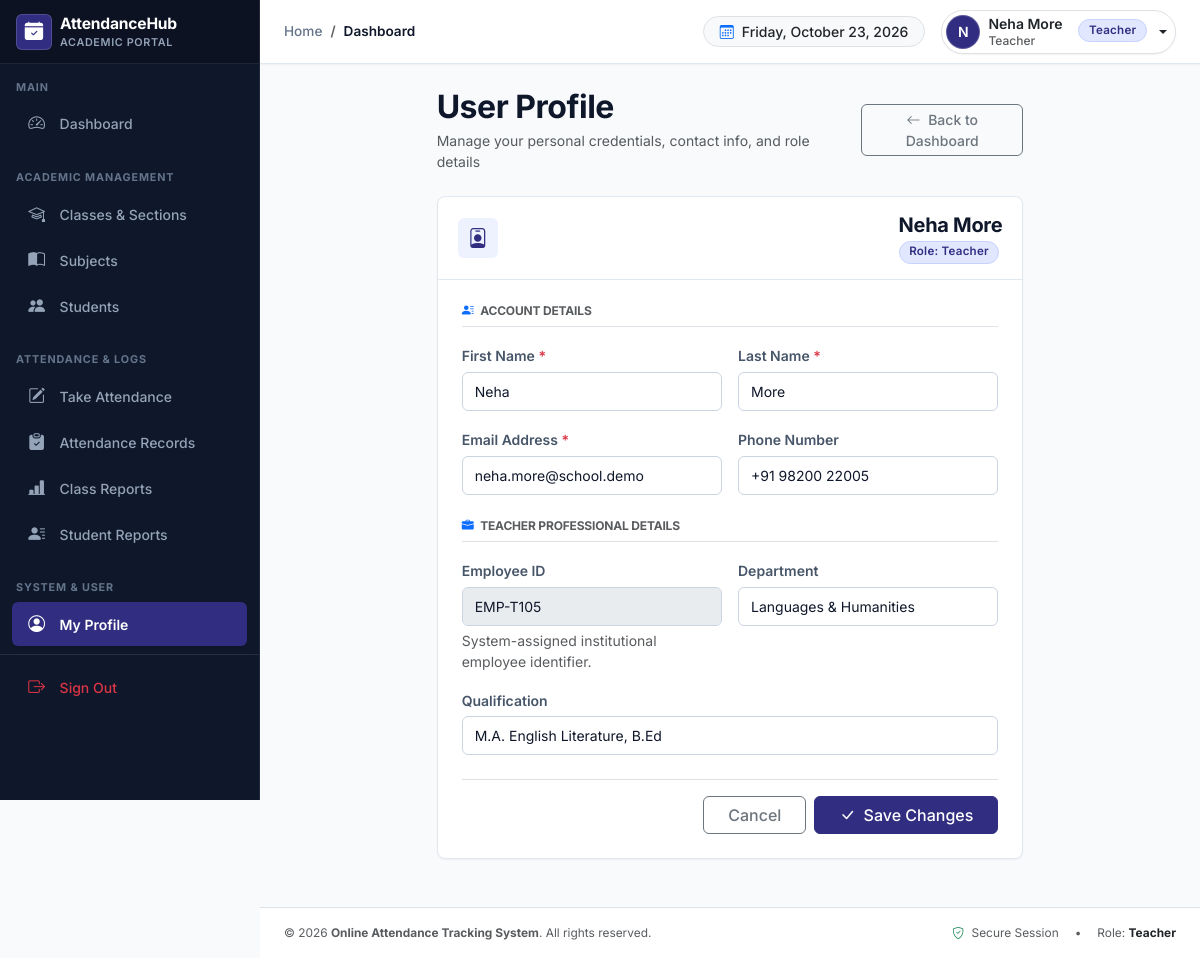
Screenshot of /accounts/profile/ (signed in) with the database file from the repository.
### accounts/models.py (models this page shows, shortened)
class User(AbstractUser):
    class Role(models.TextChoices):
        ADMIN = 'ADMIN', 'Administrator'
        TEACHER = 'TEACHER', 'Teacher'
    ROLE_GROUP_MAPPING = {
        Role.ADMIN: 'Administrator',
        Role.TEACHER: 'Teacher',
    }
    role = models.CharField(
        max_length=20,
        choices=Role.choices,
        default=Role.ADMIN,
        help_text='Designates the role of this user within the attendance tracking system.'
    )
    phone_number = models.CharField(max_length=20, blank=True, null=True)
    profile_picture = models.ImageField(upload_to='profiles/', blank=True, null=True)
    @property
    def is_administrator(self):
        return self.role == self.Role.ADMIN or self.is_superuser
    @property
    def is_teacher_user(self):
        return self.role == self.Role.TEACHER
    def can_view_reports(self):
        return self.is_administrator or self.is_teacher_user or self.has_perm('attendance.can_view_reports')

class TeacherProfile(models.Model):
    user = models.OneToOneField(
        User,
        on_delete=models.CASCADE,
        related_name='teacher_profile'
    )
    employee_id = models.CharField(max_length=50, unique=True, db_index=True)
    qualification = models.CharField(max_length=120, blank=True)
    department = models.CharField(max_length=100, blank=True)
    date_of_joining = models.DateField(blank=True, null=True)
    class Meta:
        verbose_name = 'Teacher Profile'
        verbose_name_plural = 'Teacher Profiles'

### accounts/views.py (the view)
# urls.py: path('profile/', views.profile_view, name='profile'),
@login_required
def profile_view(request):
    user = request.user
    teacher_profile = None
    if user.is_teacher_user:
        teacher_profile, _ = TeacherProfile.objects.get_or_create(
            user=user,
            defaults={'employee_id': f"EMP-{user.id:04d}"}
        )
    if request.method == 'POST':
        user_form = UserProfileForm(request.POST, request.FILES, instance=user)
        teacher_form = TeacherProfileForm(request.POST, instance=teacher_profile) if teacher_profile else None
        if user_form.is_valid() and (teacher_form is None or teacher_form.is_valid()):
            user_form.save()
            if teacher_form:
                teacher_form.save()
            messages.success(request, "Your profile has been updated successfully.")
            return redirect('accounts:profile')
    else:
        user_form = UserProfileForm(instance=user)
        teacher_form = TeacherProfileForm(instance=teacher_profile) if teacher_profile else None
    context = {
        'user_form': user_form,
        'teacher_form': teacher_form,
        'teacher_profile': teacher_profile,
    }
    return render(request, 'accounts/profile.html', context)

### accounts/forms.py
class UserProfileForm(forms.ModelForm):
    class Meta:
        model = User
        fields = ['first_name', 'last_name', 'email', 'phone_number', 'profile_picture']
        widgets = {
            'first_name': forms.TextInput(attrs={'class': 'form-control'}),
            'last_name': forms.TextInput(attrs={'class': 'form-control'}),
            'email': forms.EmailInput(attrs={'class': 'form-control'}),
            'phone_number': forms.TextInput(attrs={'class': 'form-control'}),
            'profile_picture': forms.FileInput(attrs={'class': 'form-control'}),
        }

class TeacherProfileForm(forms.ModelForm):
    class Meta:
        model = TeacherProfile
        fields = ['department', 'qualification']
        widgets = {
            'department': forms.TextInput(attrs={'class': 'form-control'}),
            'qualification': forms.TextInput(attrs={'class': 'form-control'}),
        }

### templates/accounts/profile.html (shortened to what this page needs)
{% extends 'base.html' %}
{% block content %}
<div class="row justify-content-center">
    <div class="col-lg-8">
        <div class="d-flex flex-column flex-sm-row align-items-sm-center justify-content-between gap-3 mb-4">
            <div>
                <h2 class="fw-bold mb-1">User Profile</h2>
                <p class="text-muted small mb-0">Manage your personal credentials, contact info, and role details</p>
            </div>
            <a href="{% url 'dashboard:index' %}" class="btn btn-outline-secondary btn-sm shadow-xs align-self-start align-self-sm-auto">
                <i class="bi bi-arrow-left me-1" aria-hidden="true"></i> Back to Dashboard
            </a>
        </div>
        <div class="card card-modern mb-4">
            <div class="card-modern-header d-flex flex-wrap align-items-center gap-3">
                <div class="stat-icon primary" aria-hidden="true">
                    <i class="bi bi-person-badge"></i>
                </div>
                <div>
                    <h5 class="mb-0 fw-bold">{{ user.get_full_name|default:user.username }}</h5>
                    <span class="badge badge-role {% if user.is_administrator %}admin{% else %}teacher{% endif %} mt-1">
                        Role: {{ user.get_role_display }}
                    </span>
                </div>
            </div>
            <div class="card-body p-3 p-md-4">
                <form method="post" enctype="multipart/form-data" novalidate>
                    <h6 class="text-uppercase text-muted fw-bold smaller mb-3 border-bottom pb-2">
                        <i class="bi bi-person-lines-fill me-1 text-primary" aria-hidden="true"></i> Account Details
                    </h6>
                    <div class="row g-3 mb-4">
                        <div class="col-12 col-md-6">
                            <label for="id_first_name" class="form-label fw-semibold small">First Name <span class="text-danger">*</span></label>
                            {{ user_form.first_name }}
                        </div>
                        <div class="col-12 col-md-6">
                            <label for="id_last_name" class="form-label fw-semibold small">Last Name <span class="text-danger">*</span></label>
                            {{ user_form.last_name }}
                        </div>
                        <div class="col-12 col-md-6">
                            <label for="id_email" class="form-label fw-semibold small">Email Address <span class="text-danger">*</span></label>
                            {{ user_form.email }}
                        </div>
                        <div class="col-12 col-md-6">
                            <label for="id_phone_number" class="form-label fw-semibold small">Phone Number</label>
                            {{ user_form.phone_number }}
                        </div>
                    </div>
                    {% if teacher_form %}
                    <h6 class="text-uppercase text-muted fw-bold smaller mb-3 border-bottom pb-2">
                        <i class="bi bi-briefcase-fill me-1 text-primary" aria-hidden="true"></i> Teacher Professional Details
                    </h6>
                    <div class="row g-3 mb-4">
                        <div class="col-12 col-md-6">
                            <label for="employeeIdReadonly" class="form-label fw-semibold small">Employee ID</label>
                            <input type="text" id="employeeIdReadonly" class="form-control" value="{{ teacher_profile.employee_id }}" readonly disabled>
                            <div class="form-text small">System-assigned institutional employee identifier.</div>
                        </div>
                        <div class="col-12 col-md-6">
                            <label for="id_department" class="form-label fw-semibold small">Department</label>
                            {{ teacher_form.department }}
                        </div>
                        <div class="col-12">
                            <label for="id_qualification" class="form-label fw-semibold small">Qualification</label>
                            {{ teacher_form.qualification }}
                        </div>
                    </div>
                    {% endif %}
                    <div class="d-flex flex-wrap justify-content-end gap-2 pt-3 border-top">
                        <a href="{% url 'dashboard:index' %}" class="btn btn-outline-secondary px-4">Cancel</a>
                        <button type="submit" class="btn btn-primary px-4 shadow-xs">
                            <i class="bi bi-check-lg me-1" aria-hidden="true"></i> Save Changes
                        </button>
                    </div>
                </form>
            </div>
        </div>
    </div>
</div>
{% endblock %}

### templates/includes/topbar.html (shortened to what this page needs)
<header class="topbar-custom sticky-top">
    <div class="container-fluid px-3 px-md-4 h-100 d-flex align-items-center justify-content-between">
        <div class="d-flex align-items-center gap-2 gap-md-3">
            <div class="d-flex align-items-center">
                <nav aria-label="breadcrumb" class="d-none d-sm-block">
                    <ol class="breadcrumb mb-0">
                        {% block breadcrumb %}
                        <li class="breadcrumb-item"><a href="{% url 'dashboard:index' %}" class="text-decoration-none">Home</a></li>
                        <li class="breadcrumb-item active" aria-current="page">Dashboard</li>
                        {% endblock %}
                    </ol>
                </nav>
            </div>
        </div>
        <div class="d-flex align-items-center gap-2 gap-md-3">
            <div class="d-none d-md-flex align-items-center text-muted small bg-light border px-3 py-1 rounded-pill">
                <i class="bi bi-calendar3 text-primary me-2"></i>
                <span class="fw-medium text-dark">{% now "l, F j, Y" %}</span>
            </div>
            {% if user.is_authenticated %}
            <div class="dropdown">
                <button class="btn btn-profile-dropdown dropdown-toggle d-flex align-items-center gap-2 p-1 pe-2 rounded-pill border"
                        type="button" id="userMenuButton" data-bs-toggle="dropdown" aria-expanded="false">
                    <div class="user-avatar-circle">
                        {{ user.first_name|first|default:user.username|first|upper }}
                    </div>
                    <div class="d-none d-sm-flex flex-column text-start me-1">
                        <span class="fw-semibold text-dark small lh-1">
                            {{ user.get_full_name|default:user.username }}
                        </span>
                        <span class="text-muted smaller lh-1 mt-1">
                            {{ user.get_role_display }}
                        </span>
                    </div>
                    <span class="badge badge-role {% if user.is_administrator %}admin{% else %}teacher{% endif %} ms-1 d-none d-md-inline-block">
                        {{ user.get_role_display }}
                    </span>
                </button>
            </div>
            {% else %}
            <a class="btn btn-primary btn-sm px-3" href="{% url 'accounts:login' %}">
                <i class="bi bi-box-arrow-in-right me-1"></i> Sign In
            </a>
            {% endif %}
        </div>
    </div>
</header>

### templates/includes/footer.html
<footer class="footer-custom mt-auto">
    <div class="container-fluid px-3 px-md-4 py-3 border-top bg-white">
        <div class="d-flex flex-column flex-sm-row align-items-center justify-content-between text-muted small gap-2">
            <div>
                &copy; {% now "Y" %} <strong>Online Attendance Tracking System</strong>. All rights reserved.
            </div>
            <div class="d-flex align-items-center gap-3">
                <span><i class="bi bi-shield-check text-success me-1"></i> Secure Session</span>
                <span class="d-none d-md-inline">&bull;</span>
                <span class="d-none d-md-inline">Role: <strong class="text-dark">{{ user.get_role_display|default:"Guest" }}</strong></span>
            </div>
        </div>
    </div>
</footer>

### rows the page displays
User: first_name|first "N", get_full_name "Neha More", role "Teacher", first_name "Neha", last_name "More", email "neha.more@school.demo", phone_number "+91 98200 22005"
TeacherProfile: employee_id "EMP-T105", department "Languages & Humanities", qualification "M.A. English Literature, B.Ed"
